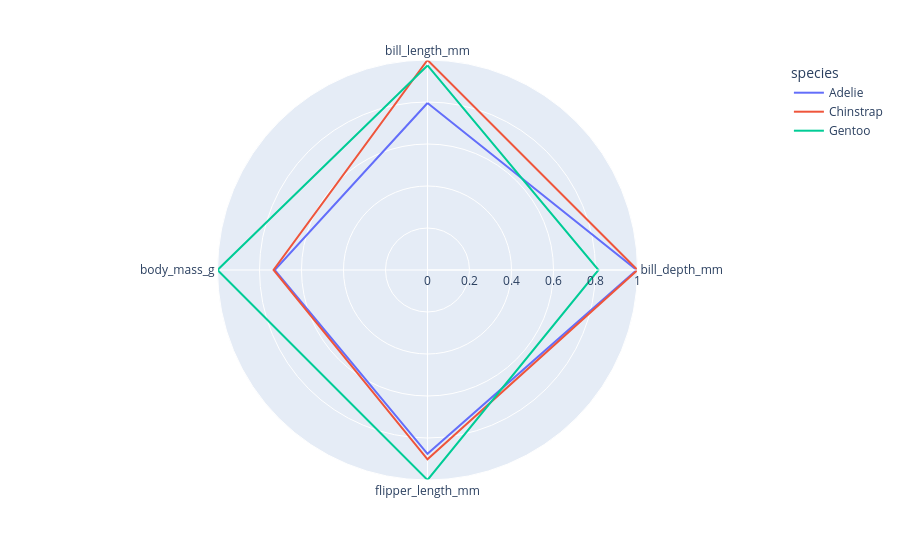

Notebook source saved alongside this figure:
### Code cell
fig = px.line_polar(radar_data, r='Value', theta='Measurement', color='species', line_close=True)
fig.show()

### Figure 1 — Plotly figure (JSON) as saved in the notebook; plotly's stock layout.template omitted (floating-point values rounded to 4 significant figures)
{"data": [{"hovertemplate": "species=Adelie<br>Value=%{r}<br>Measurement=%{theta}<extra></extra>", "legendgroup": "Adelie", "line": {"color": "#636efa", "dash": "solid"}, "marker": {"symbol": "circle"}, "mode": "lines", "name": "Adelie", "r": [0.795, 0.996, 0.8751, 0.7278, 0.795], "showlegend": true, "subplot": "polar", "theta": ["bill_length_mm", "bill_depth_mm", "flipper_length_mm", "body_mass_g", "bill_length_mm"], "type": "scatterpolar"}, {"hovertemplate": "species=Chinstrap<br>Value=%{r}<br>Measurement=%{theta}<extra></extra>", "legendgroup": "Chinstrap", "line": {"color": "#EF553B", "dash": "solid"}, "marker": {"symbol": "circle"}, "mode": "lines", "name": "Chinstrap", "r": [1.0, 1.0, 0.9014, 0.7331, 1.0], "showlegend": true, "subplot": "polar", "theta": ["bill_length_mm", "bill_depth_mm", "flipper_length_mm", "body_mass_g", "bill_length_mm"], "type": "scatterpolar"}, {"hovertemplate": "species=Gentoo<br>Value=%{r}<br>Measurement=%{theta}<extra></extra>", "legendgroup": "Gentoo", "line": {"color": "#00cc96", "dash": "solid"}, "marker": {"symbol": "circle"}, "mode": "lines", "name": "Gentoo", "r": [0.9741, 0.8141, 1.0, 1.0, 0.9741], "showlegend": true, "subplot": "polar", "theta": ["bill_length_mm", "bill_depth_mm", "flipper_length_mm", "body_mass_g", "bill_length_mm"], "type": "scatterpolar"}], "layout": {"legend": {"title": {"text": "species"}, "tracegroupgap": 0}, "margin": {"t": 60}, "polar": {"angularaxis": {"direction": "clockwise", "rotation": 90}, "domain": {"x": [0, 1], "y": [0, 1]}}}}
